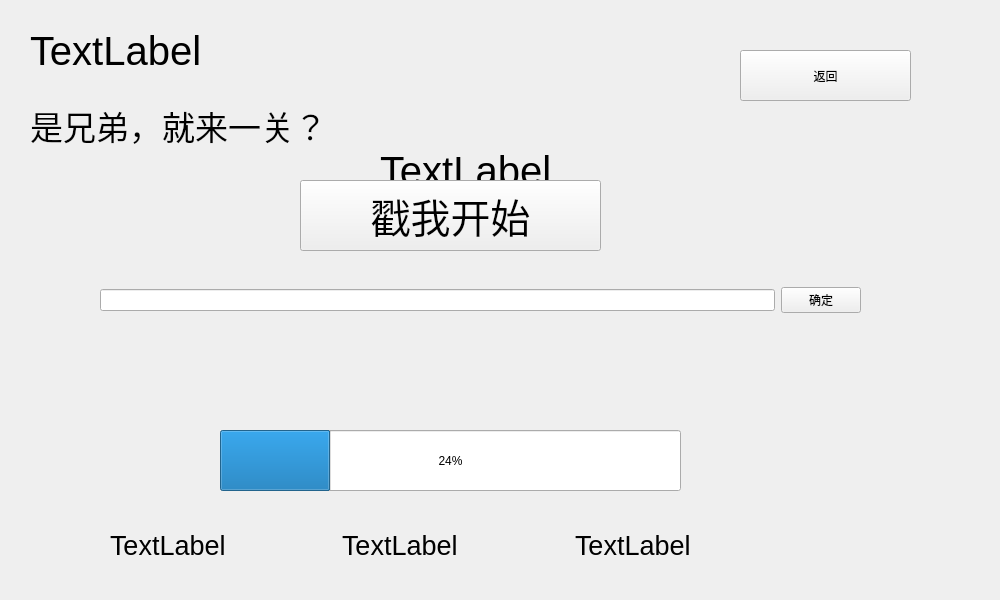
<?xml version="1.0" encoding="UTF-8"?>
<ui version="4.0">
 <class>Play_scene</class>
 <widget class="QWidget" name="Play_scene">
  <property name="geometry">
   <rect>
    <x>0</x>
    <y>0</y>
    <width>1000</width>
    <height>600</height>
   </rect>
  </property>
  <property name="minimumSize">
   <size>
    <width>1000</width>
    <height>600</height>
   </size>
  </property>
  <property name="maximumSize">
   <size>
    <width>1000</width>
    <height>600</height>
   </size>
  </property>
  <property name="windowTitle">
   <string>Form</string>
  </property>
  <widget class="QLabel" name="label">
   <property name="geometry">
    <rect>
     <x>30</x>
     <y>30</y>
     <width>281</width>
     <height>41</height>
    </rect>
   </property>
   <property name="font">
    <font>
     <pointsize>30</pointsize>
    </font>
   </property>
   <property name="text">
    <string>TextLabel</string>
   </property>
  </widget>
  <widget class="QLabel" name="label_2">
   <property name="geometry">
    <rect>
     <x>30</x>
     <y>90</y>
     <width>381</width>
     <height>71</height>
    </rect>
   </property>
   <property name="font">
    <font>
     <pointsize>25</pointsize>
    </font>
   </property>
   <property name="text">
    <string>是兄弟，就来一关？</string>
   </property>
  </widget>
  <widget class="QProgressBar" name="progressBar">
   <property name="geometry">
    <rect>
     <x>220</x>
     <y>430</y>
     <width>461</width>
     <height>61</height>
    </rect>
   </property>
   <property name="value">
    <number>24</number>
   </property>
  </widget>
  <widget class="QLabel" name="word">
   <property name="geometry">
    <rect>
     <x>380</x>
     <y>130</y>
     <width>601</width>
     <height>81</height>
    </rect>
   </property>
   <property name="font">
    <font>
     <pointsize>30</pointsize>
    </font>
   </property>
   <property name="text">
    <string>TextLabel</string>
   </property>
  </widget>
  <widget class="QWidget" name="widget" native="true">
   <property name="geometry">
    <rect>
     <x>100</x>
     <y>220</y>
     <width>761</width>
     <height>161</height>
    </rect>
   </property>
   <layout class="QHBoxLayout" name="horizontalLayout">
    <item>
     <widget class="QLineEdit" name="input"/>
    </item>
    <item>
     <widget class="QPushButton" name="pushButton">
      <property name="text">
       <string>确定</string>
      </property>
     </widget>
    </item>
   </layout>
  </widget>
  <widget class="QWidget" name="widget_2" native="true">
   <property name="geometry">
    <rect>
     <x>380</x>
     <y>330</y>
     <width>126</width>
     <height>44</height>
    </rect>
   </property>
   <layout class="QHBoxLayout" name="horizontalLayout_2"/>
  </widget>
  <widget class="QPushButton" name="start">
   <property name="geometry">
    <rect>
     <x>300</x>
     <y>180</y>
     <width>301</width>
     <height>71</height>
    </rect>
   </property>
   <property name="font">
    <font>
     <pointsize>30</pointsize>
    </font>
   </property>
   <property name="text">
    <string>戳我开始</string>
   </property>
  </widget>
  <widget class="QPushButton" name="exitsel">
   <property name="geometry">
    <rect>
     <x>740</x>
     <y>50</y>
     <width>171</width>
     <height>51</height>
    </rect>
   </property>
   <property name="text">
    <string>返回</string>
   </property>
  </widget>
  <widget class="QWidget" name="widget_3" native="true">
   <property name="geometry">
    <rect>
     <x>110</x>
     <y>510</y>
     <width>691</width>
     <height>71</height>
    </rect>
   </property>
   <layout class="QHBoxLayout" name="horizontalLayout_3">
    <item>
     <widget class="QLabel" name="cur_jy">
      <property name="font">
       <font>
        <pointsize>20</pointsize>
       </font>
      </property>
      <property name="text">
       <string>TextLabel</string>
      </property>
     </widget>
    </item>
    <item>
     <widget class="QLabel" name="cornum">
      <property name="font">
       <font>
        <pointsize>20</pointsize>
       </font>
      </property>
      <property name="text">
       <string>TextLabel</string>
      </property>
     </widget>
    </item>
    <item>
     <widget class="QLabel" name="cnttopass">
      <property name="font">
       <font>
        <pointsize>20</pointsize>
       </font>
      </property>
      <property name="text">
       <string>TextLabel</string>
      </property>
     </widget>
    </item>
   </layout>
  </widget>
 </widget>
 <resources/>
 <connections/>
</ui>
